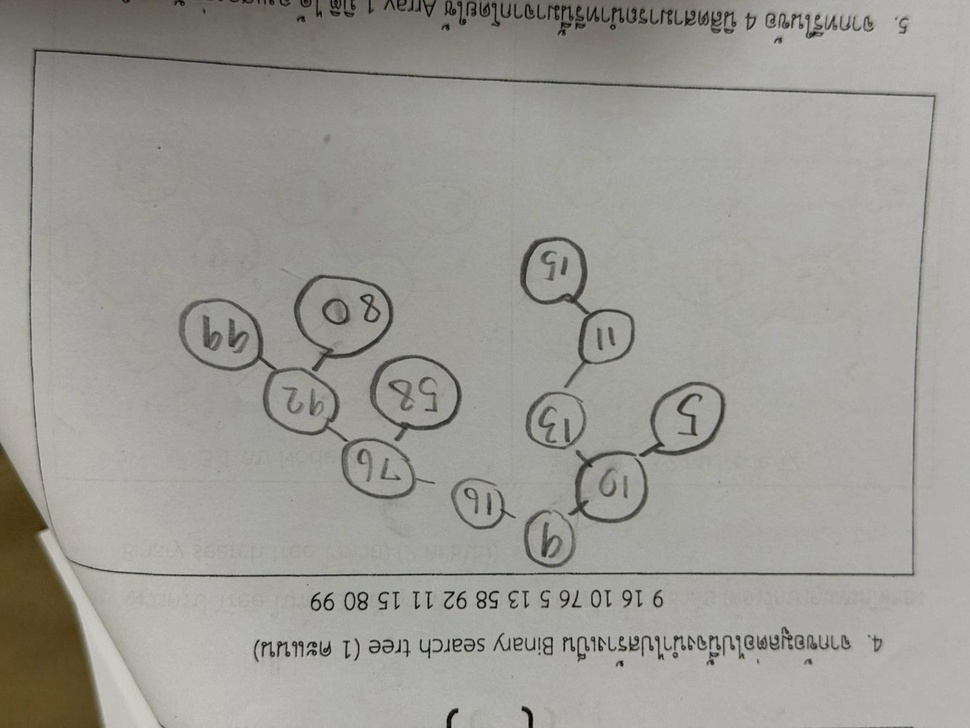
#> input picture scripts/test_rot_270.jpg, 970 x 728 px, shrunk from 1477 x 1108 before the run; its folder holds only this picture in this run
$ python -i audit_and_fix_set1_image_by_image.py   (imports and definitions only)
#> lines starting #> are read from the running program, lines starting #| are printed output that depends on the picture; after the words box and inside, x2 and y2 are one past the last pixel; in counts of white or black regions, pixels touching at a corner belong together
import os
import sys
import shutil
import cv2
import numpy as np

# [1 line not run here, left out]

SRC_DIR = os.path.join("ชุดข้อสอบใหม่", "photoชุดที่1")
CLEAN_DIR = os.path.join("ชุดข้อสอบใหม่", "photo_clean_ชุดที่1")
MASK_DIR = os.path.join("ชุดข้อสอบใหม่", "photo_mask_ชุดที่1")
SET1_DIR = os.path.join("ชุดข้อสอบใหม่", "photo_set1_carefully_cleaned")

# [3 lines not run here, left out]

def process_and_audit_image(filename: str):
#> called with filename = 'test_rot_270.jpg'
    src_path = os.path.join(SRC_DIR, filename)
    with open(src_path, "rb") as fh:
        img = cv2.imdecode(np.frombuffer(fh.read(), np.uint8), cv2.IMREAD_COLOR)
#> img is the input picture: shape (728, 970, 3); mean B, G, R 149.2, 155.3, 156

    h, w, _ = img.shape
    hsv = cv2.cvtColor(img, cv2.COLOR_BGR2HSV)
#> hsv: shape (728, 970, 3); mean H, S, V 28.3, 13.8, 156.4
    gray = cv2.cvtColor(img, cv2.COLOR_BGR2GRAY)

    # 1. Identify all red / orange / pinkish teacher marks
    m1 = cv2.inRange(hsv, np.array([0, 25, 30]), np.array([18, 255, 255]))
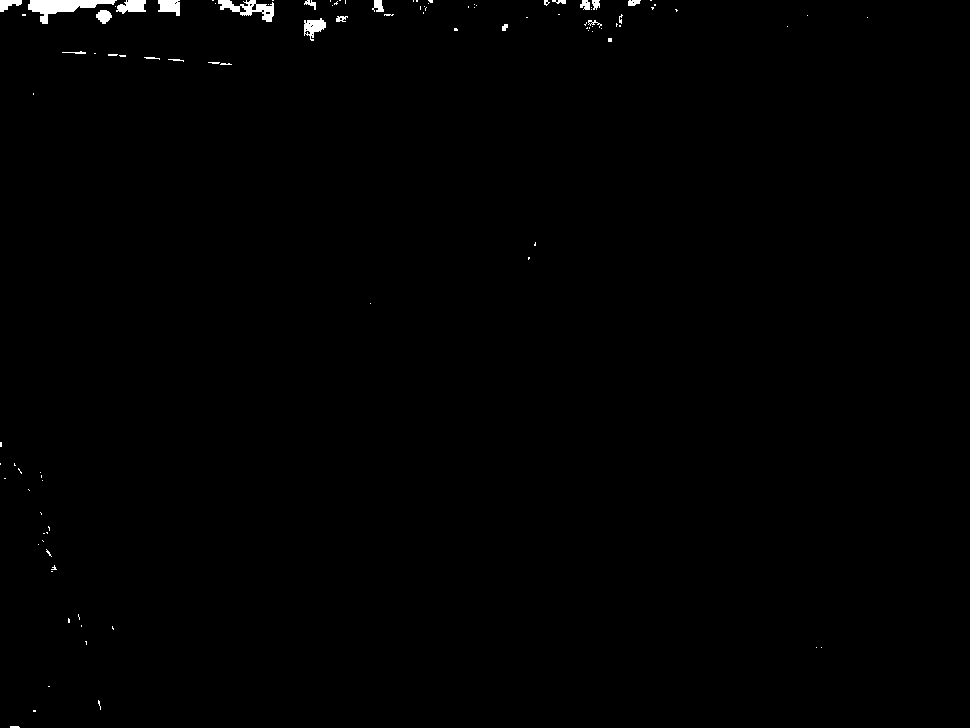
#> m1: shape (728, 970); 0.51% white; 105 white regions (84 under 20 px), largest, box (x1, y1, x2, y2) and area: (28, 0, 117, 24) 895, (218, 0, 274, 22) 538, (116, 0, 146, 14) 295
    m2 = cv2.inRange(hsv, np.array([150, 25, 30]), np.array([180, 255, 255]))
#> m2: shape (728, 970); every value is 0
    red_mask = m1 | m2
    orig_red_count = np.count_nonzero(red_mask)
#> orig_red_count = 3614

    # 2. Identify and strictly protect student pencil / pen strokes!
    # Pencil/black ink has low value (dark) and low saturation (gray/black, not red)
    is_pencil = (gray < 135) & (hsv[:, :, 1] < 35)
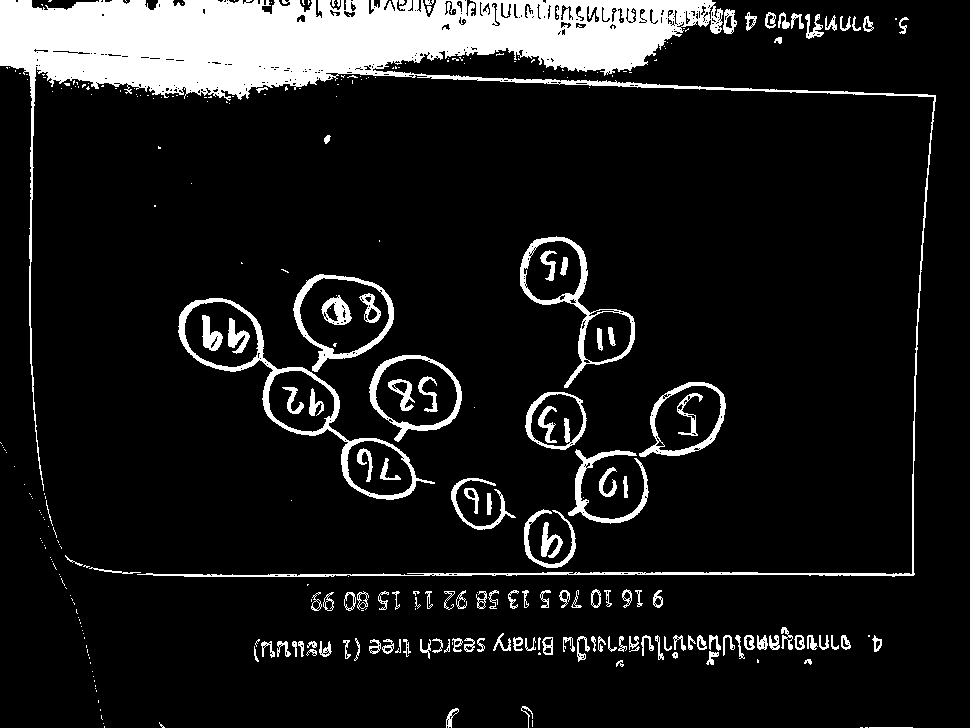
#> is_pencil: shape (728, 970) bool; 11.1% white; 334 white regions (203 under 20 px), largest, box (x1, y1, x2, y2) and area: (0, 0, 936, 577) 53194, (178, 298, 435, 500) 3364, (520, 236, 635, 388) 2051
    # Dilate pencil slightly (1px) to protect fine line boundaries
    pencil_protected = cv2.dilate(is_pencil.astype(np.uint8), np.ones((3, 3), np.uint8), iterations=1)
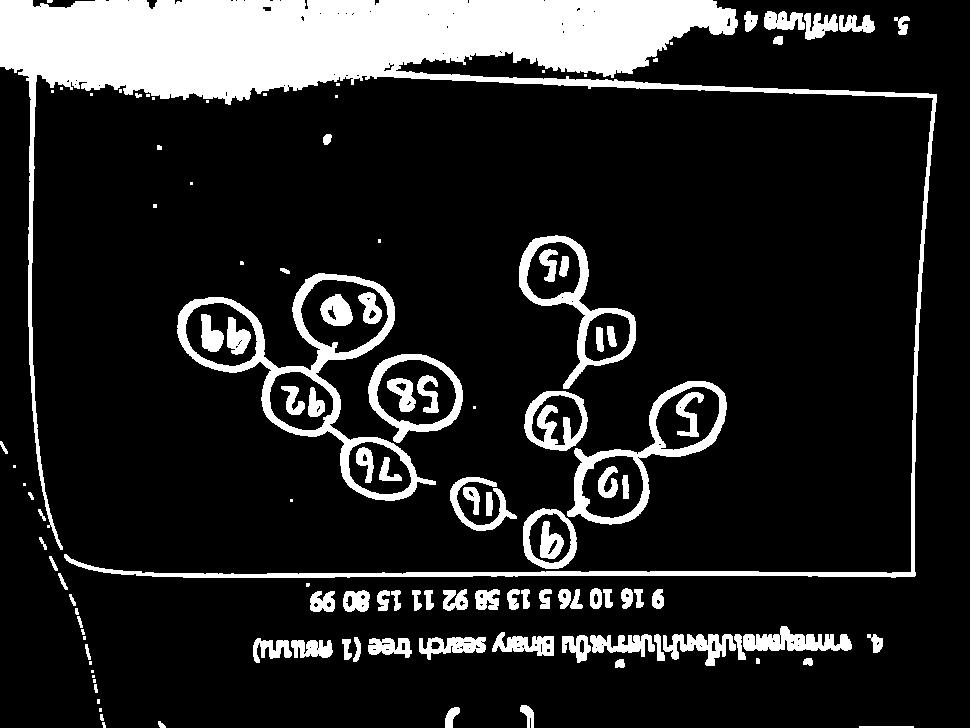
#> pencil_protected: shape (728, 970); values 0 (black) and 1 (white), 15.3% white; 122 white regions (33 under 20 px), largest, box (x1, y1, x2, y2) and area: (0, 0, 937, 578) 64434, (177, 273, 436, 501) 7572, (567, 381, 727, 525) 3807
    orig_pencil_count = np.count_nonzero(is_pencil)
#> orig_pencil_count = 78640

    # 3. Create inpaint mask: Dilate red by 3px to eat halo, but DO NOT touch protected pencil!
    kernel = cv2.getStructuringElement(cv2.MORPH_ELLIPSE, (5, 5))
    red_dilated = cv2.dilate(red_mask, kernel, iterations=1)
#> red_dilated: shape (728, 970); 1.1% white; 61 white regions (5 under 20 px), largest, box (x1, y1, x2, y2) and area: (26, 0, 148, 26) 1602, (210, 0, 276, 24) 944, (302, 16, 328, 43) 478

    inpaint_mask = red_dilated.copy()
    inpaint_mask[pencil_protected > 0] = 0
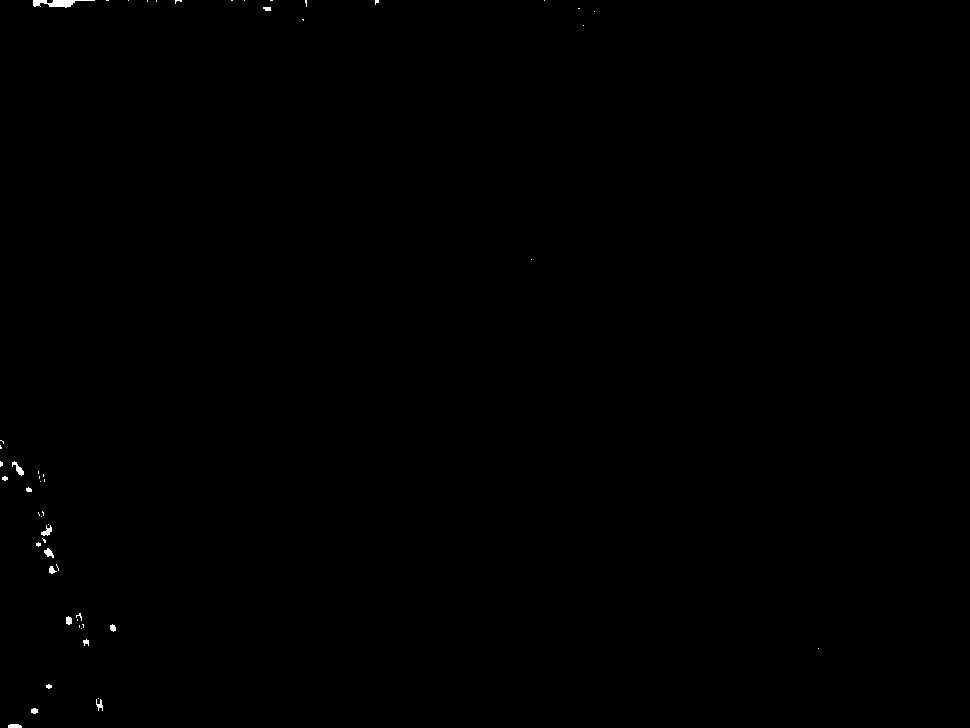
#> inpaint_mask: shape (728, 970); 0.14% white; 53 white regions (38 under 20 px), largest, box (x1, y1, x2, y2) and area: (33, 0, 95, 8) 253, (12, 461, 24, 476) 73, (41, 525, 52, 536) 63

    # 4. Pass 1: Inpaint with Navier-Stokes (smooth gradient preservation)
    cleaned = cv2.inpaint(img, inpaint_mask, 5, cv2.INPAINT_NS)

    # 5. Pass 2: Inpaint isolated remaining red specks in non-pencil areas
    hsv2 = cv2.cvtColor(cleaned, cv2.COLOR_BGR2HSV)
#> hsv2: shape (728, 970, 3); mean H, S, V 28.3, 13.8, 156.4
    rem_red = (cv2.inRange(hsv2, np.array([0, 22, 28]), np.array([18, 255, 255])) |
               cv2.inRange(hsv2, np.array([150, 22, 28]), np.array([180, 255, 255])))
#> rem_red: shape (728, 970); 0.69% white; 95 white regions (67 under 20 px), largest, box (x1, y1, x2, y2) and area: (28, 0, 146, 24) 1228, (212, 0, 274, 22) 611, (576, 20, 616, 44) 543
    rem_red[pencil_protected > 0] = 0
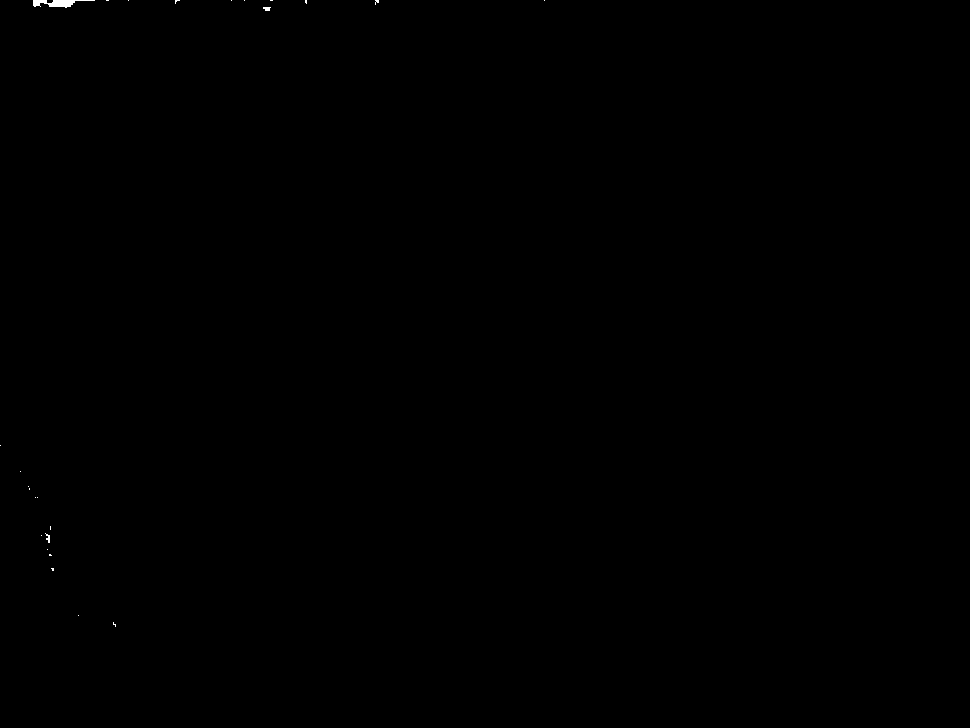
#> rem_red: shape (728, 970); 0.05% white; 25 white regions (22 under 20 px), largest, box (x1, y1, x2, y2) and area: (33, 0, 95, 8) 253, (263, 7, 271, 11) 25, (45, 533, 50, 543) 25

    if np.count_nonzero(rem_red) > 10:
        cleaned = cv2.inpaint(cleaned, cv2.dilate(rem_red, np.ones((3, 3), np.uint8)), 3, cv2.INPAINT_TELEA)

    # 6. Audit results on cleaned image
    hsv_final = cv2.cvtColor(cleaned, cv2.COLOR_BGR2HSV)
#> hsv_final: shape (728, 970, 3); mean H, S, V 28.3, 13.8, 156.4
    gray_final = cv2.cvtColor(cleaned, cv2.COLOR_BGR2GRAY)

    final_red = np.count_nonzero(
        cv2.inRange(hsv_final, np.array([0, 25, 30]), np.array([18, 255, 255])) |
        cv2.inRange(hsv_final, np.array([150, 25, 30]), np.array([180, 255, 255]))
    )
#> final_red = 3484
    final_pencil = np.count_nonzero((gray_final < 135) & (hsv_final[:, :, 1] < 35))
#> final_pencil = 79097
    pencil_retention = (final_pencil / max(1, orig_pencil_count)) * 100.0
#> pencil_retention = 100.6

    # Save to all destination directories
    _, out_buf = cv2.imencode(".jpg", cleaned, [cv2.IMWRITE_JPEG_QUALITY, 96])
    for target_dir in [CLEAN_DIR, MASK_DIR, SET1_DIR]:
        dst_path = os.path.join(target_dir, filename)
        with open(dst_path, "wb") as fh:
            fh.write(out_buf)

    return {
        "file": filename,
        "orig_red": orig_red_count,
        "final_red": final_red,
        "orig_pencil": orig_pencil_count,
        "final_pencil": final_pencil,
        "pencil_retention_pct": round(pencil_retention, 1)
    }

# [21 lines left out: function main, not called in this run]

# [2 lines not run here, left out]

>>> result = process_and_audit_image('test_rot_270.jpg')
#> result = {'file': 'test_rot_270.jpg', 'orig_red': 3614, 'final_red': 3484, 'orig_pencil': 78640, 'final_pencil': 79097, 'pencil_retention_pct': 100.6}

$ run again, on scripts/test_rot_90.jpg
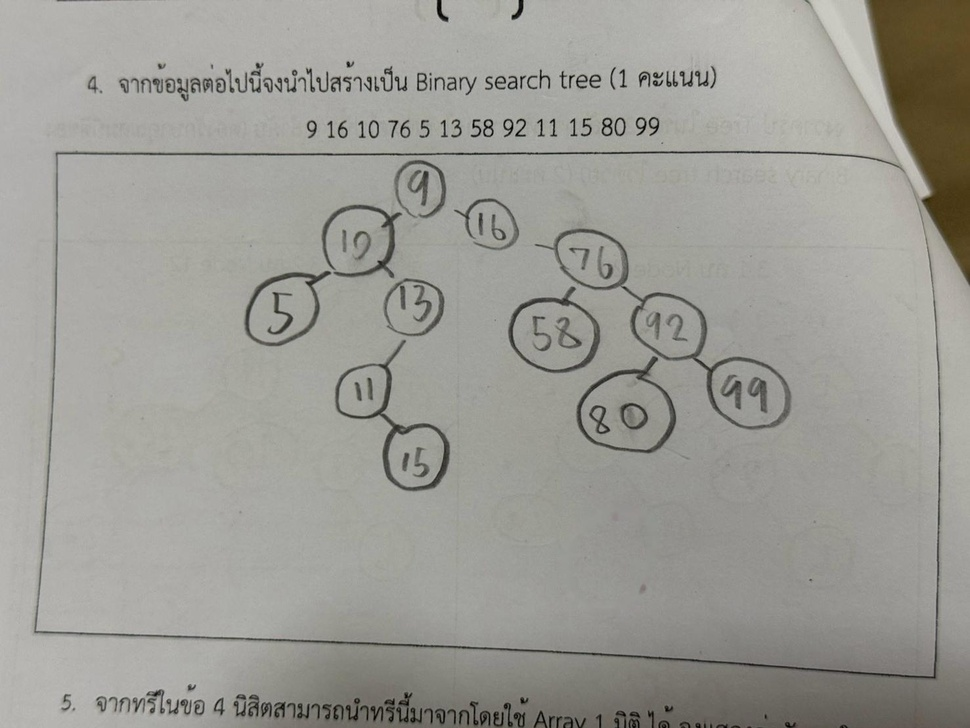
#> input picture scripts/test_rot_90.jpg, 970 x 728 px, shrunk from 1477 x 1108 before the run
#> in process_and_audit_image, img is the input picture: shape (728, 970, 3); mean B, G, R 149.2, 155.3, 156
#> hsv: shape (728, 970, 3); mean H, S, V 28.4, 13.8, 156.4
#> in process_and_audit_image, `m1 = cv2.inRange(hsv, np.array([0, 25, 30]), np.array([18, 255, 255]))`:
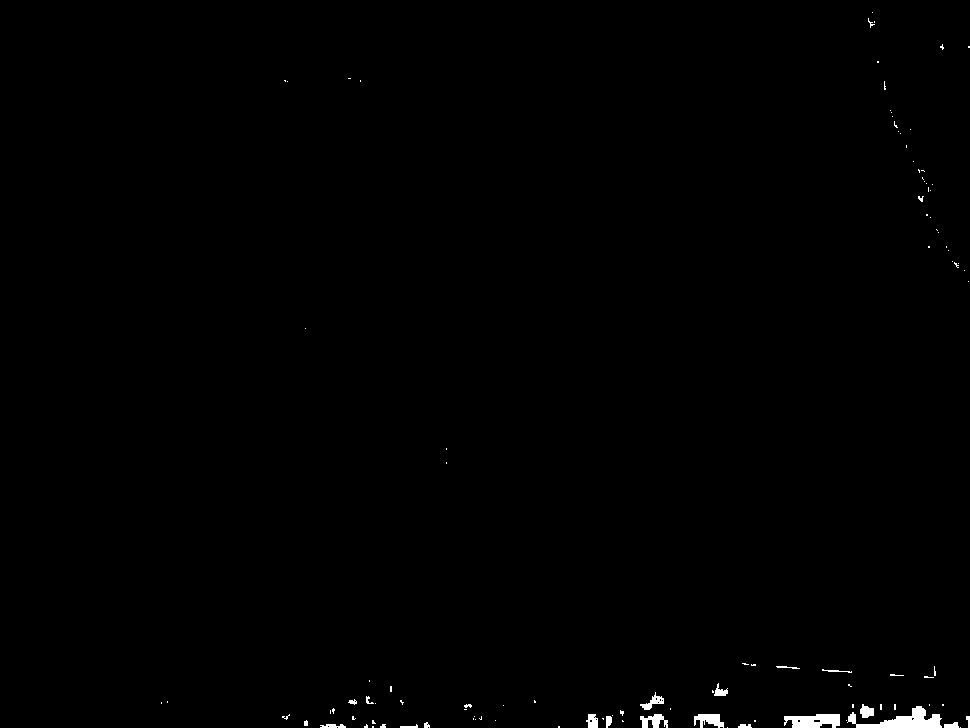
#> m1: shape (728, 970); 0.5% white; 109 white regions (86 under 20 px), largest, box (x1, y1, x2, y2) and area: (847, 706, 942, 728) 936, (784, 714, 840, 728) 599, (694, 714, 724, 728) 278
#> m2: shape (728, 970); every value is 0
#> orig_red_count = 3549
#> is_pencil: shape (728, 970) bool; 11.1% white; 325 white regions (198 under 20 px), largest, box (x1, y1, x2, y2) and area: (34, 151, 970, 728) 53326, (535, 228, 792, 430) 3338, (335, 340, 450, 492) 2080
#> pencil_protected: shape (728, 970); values 0 (black) and 1 (white), 15.3% white; 106 white regions (18 under 20 px), largest, box (x1, y1, x2, y2) and area: (33, 150, 970, 728) 64550, (534, 227, 793, 455) 7565, (243, 203, 403, 347) 3798
#> orig_pencil_count = 78636
#> red_dilated: shape (728, 970); 1.1% white; 69 white regions (8 under 20 px), largest, box (x1, y1, x2, y2) and area: (844, 702, 963, 728) 1691, (782, 712, 842, 728) 858, (692, 712, 730, 728) 482
#> inpaint_mask: shape (728, 970); 0.15% white; 55 white regions (41 under 20 px), largest, box (x1, y1, x2, y2) and area: (887, 713, 935, 728) 239, (866, 16, 877, 30) 75, (950, 259, 961, 270) 73
#> hsv2: shape (728, 970, 3); mean H, S, V 28.4, 13.8, 156.4
#> in process_and_audit_image, `rem_red = (cv2.inRange(hsv2, np.array([0, 22, 28]), np.array([18, 255,..`:
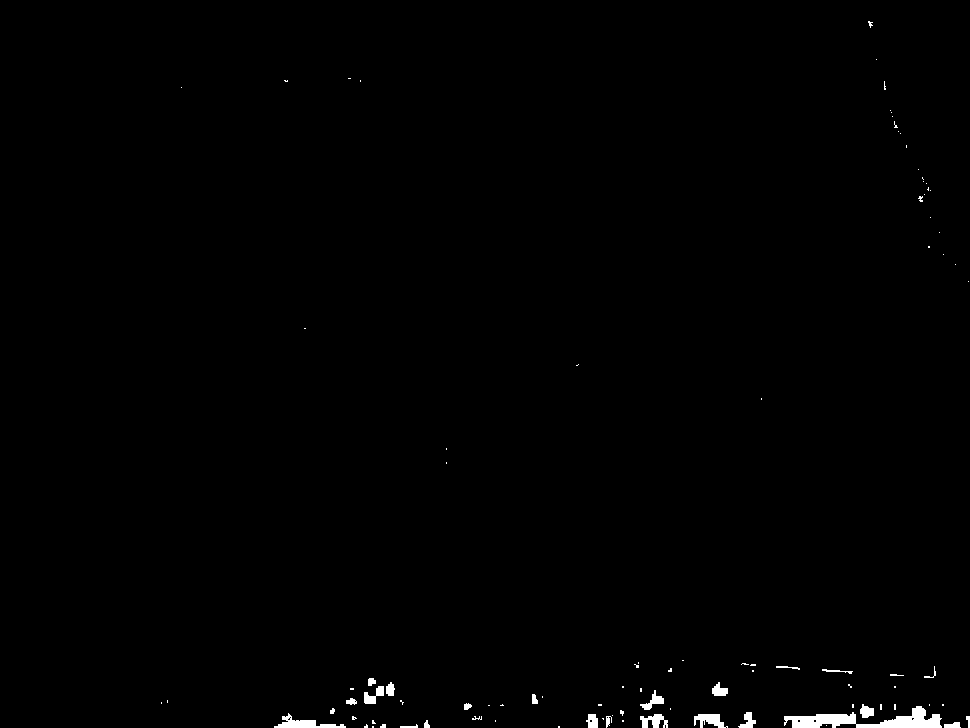
#> rem_red: shape (728, 970); 0.65% white; 96 white regions (69 under 20 px), largest, box (x1, y1, x2, y2) and area: (784, 706, 942, 728) 1630, (274, 713, 346, 728) 425, (694, 714, 728, 728) 286
#> hsv_final: shape (728, 970, 3); mean H, S, V 28.4, 13.8, 156.4
#> final_red = 3374
#> final_pencil = 79097
#> pencil_retention = 100.6
#> result = {'file': 'test_rot_90.jpg', 'orig_red': 3549, 'final_red': 3374, 'orig_pencil': 78636, 'final_pencil': 79097, 'pencil_retention_pct': 100.6}
